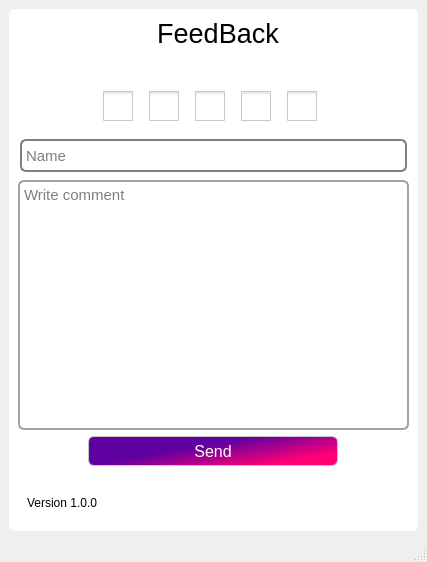
<?xml version="1.0" encoding="UTF-8"?>
<ui version="4.0">
 <class>MainWindow</class>
 <widget class="QMainWindow" name="MainWindow">
  <property name="geometry">
   <rect>
    <x>0</x>
    <y>0</y>
    <width>427</width>
    <height>562</height>
   </rect>
  </property>
  <property name="windowTitle">
   <string>MainWindow</string>
  </property>
  <widget class="QWidget" name="centralwidget">
   <layout class="QHBoxLayout" name="horizontalLayout_4">
    <item>
     <widget class="QFrame" name="frame">
      <property name="styleSheet">
       <string notr="true">background-color:white;
border-radius:6px;</string>
      </property>
      <property name="frameShape">
       <enum>QFrame::StyledPanel</enum>
      </property>
      <property name="frameShadow">
       <enum>QFrame::Raised</enum>
      </property>
      <layout class="QVBoxLayout" name="verticalLayout_2">
       <property name="spacing">
        <number>0</number>
       </property>
       <property name="leftMargin">
        <number>0</number>
       </property>
       <property name="topMargin">
        <number>0</number>
       </property>
       <property name="rightMargin">
        <number>0</number>
       </property>
       <property name="bottomMargin">
        <number>0</number>
       </property>
       <item alignment="Qt::AlignTop">
        <widget class="QFrame" name="header">
         <property name="frameShape">
          <enum>QFrame::NoFrame</enum>
         </property>
         <property name="frameShadow">
          <enum>QFrame::Raised</enum>
         </property>
         <layout class="QHBoxLayout" name="horizontalLayout_2">
          <property name="spacing">
           <number>0</number>
          </property>
          <property name="topMargin">
           <number>0</number>
          </property>
          <property name="rightMargin">
           <number>0</number>
          </property>
          <property name="bottomMargin">
           <number>0</number>
          </property>
          <item>
           <spacer name="horizontalSpacer">
            <property name="orientation">
             <enum>Qt::Horizontal</enum>
            </property>
            <property name="sizeType">
             <enum>QSizePolicy::Fixed</enum>
            </property>
            <property name="sizeHint" stdset="0">
             <size>
              <width>130</width>
              <height>20</height>
             </size>
            </property>
           </spacer>
          </item>
          <item>
           <widget class="QFrame" name="frame_3">
            <property name="frameShape">
             <enum>QFrame::StyledPanel</enum>
            </property>
            <property name="frameShadow">
             <enum>QFrame::Raised</enum>
            </property>
            <layout class="QVBoxLayout" name="verticalLayout_3">
             <item>
              <widget class="QLabel" name="label">
               <property name="font">
                <font>
                 <family>Yu Gothic UI</family>
                 <pointsize>20</pointsize>
                </font>
               </property>
               <property name="text">
                <string>FeedBack</string>
               </property>
               <property name="alignment">
                <set>Qt::AlignCenter</set>
               </property>
              </widget>
             </item>
            </layout>
           </widget>
          </item>
          <item alignment="Qt::AlignRight">
           <widget class="QFrame" name="frame_2">
            <property name="frameShape">
             <enum>QFrame::StyledPanel</enum>
            </property>
            <property name="frameShadow">
             <enum>QFrame::Raised</enum>
            </property>
            <layout class="QHBoxLayout" name="horizontalLayout">
             <property name="spacing">
              <number>5</number>
             </property>
             <property name="leftMargin">
              <number>0</number>
             </property>
             <property name="topMargin">
              <number>0</number>
             </property>
             <property name="rightMargin">
              <number>0</number>
             </property>
             <property name="bottomMargin">
              <number>0</number>
             </property>
             <item>
              <widget class="QPushButton" name="min">
               <property name="text">
                <string/>
               </property>
               <property name="icon">
                <iconset resource="../resources.qrc">
                 <normaloff>:/icons/icons/minimize-sign.png</normaloff>:/icons/icons/minimize-sign.png</iconset>
               </property>
               <property name="iconSize">
                <size>
                 <width>30</width>
                 <height>30</height>
                </size>
               </property>
              </widget>
             </item>
             <item>
              <widget class="QPushButton" name="restor">
               <property name="text">
                <string/>
               </property>
               <property name="icon">
                <iconset resource="../resources.qrc">
                 <normaloff>:/icons/icons/maximize.png</normaloff>:/icons/icons/maximize.png</iconset>
               </property>
               <property name="iconSize">
                <size>
                 <width>30</width>
                 <height>30</height>
                </size>
               </property>
              </widget>
             </item>
             <item>
              <widget class="QPushButton" name="close">
               <property name="text">
                <string/>
               </property>
               <property name="icon">
                <iconset resource="../resources.qrc">
                 <normaloff>:/icons/icons/cross.png</normaloff>:/icons/icons/cross.png</iconset>
               </property>
               <property name="iconSize">
                <size>
                 <width>30</width>
                 <height>30</height>
                </size>
               </property>
              </widget>
             </item>
            </layout>
           </widget>
          </item>
         </layout>
        </widget>
       </item>
       <item>
        <widget class="QFrame" name="frame_6">
         <property name="frameShape">
          <enum>QFrame::StyledPanel</enum>
         </property>
         <property name="frameShadow">
          <enum>QFrame::Raised</enum>
         </property>
         <layout class="QHBoxLayout" name="horizontalLayout_5">
          <property name="spacing">
           <number>0</number>
          </property>
          <property name="topMargin">
           <number>0</number>
          </property>
          <property name="rightMargin">
           <number>0</number>
          </property>
          <property name="bottomMargin">
           <number>0</number>
          </property>
          <item>
           <widget class="QLabel" name="label_3">
            <property name="maximumSize">
             <size>
              <width>90</width>
              <height>90</height>
             </size>
            </property>
            <property name="text">
             <string/>
            </property>
            <property name="pixmap">
             <pixmap resource="../resources.qrc">:/icons/icons/rate.png</pixmap>
            </property>
            <property name="scaledContents">
             <bool>true</bool>
            </property>
           </widget>
          </item>
         </layout>
        </widget>
       </item>
       <item>
        <widget class="QFrame" name="body_section">
         <property name="frameShape">
          <enum>QFrame::Box</enum>
         </property>
         <property name="frameShadow">
          <enum>QFrame::Raised</enum>
         </property>
         <layout class="QVBoxLayout" name="verticalLayout">
          <item alignment="Qt::AlignHCenter">
           <widget class="QFrame" name="frame_7">
            <property name="maximumSize">
             <size>
              <width>16777215</width>
              <height>80</height>
             </size>
            </property>
            <property name="frameShape">
             <enum>QFrame::StyledPanel</enum>
            </property>
            <property name="frameShadow">
             <enum>QFrame::Raised</enum>
            </property>
            <layout class="QHBoxLayout" name="horizontalLayout_6">
             <property name="spacing">
              <number>10</number>
             </property>
             <property name="leftMargin">
              <number>0</number>
             </property>
             <property name="topMargin">
              <number>10</number>
             </property>
             <property name="rightMargin">
              <number>0</number>
             </property>
             <property name="bottomMargin">
              <number>10</number>
             </property>
             <item>
              <widget class="QCheckBox" name="star1">
               <property name="styleSheet">
                <string notr="true">QCheckBox::indicator {
    width:30px;
    height:30px; /* Corrected from 'hieght' to 'height' */
}

QCheckBox::indicator:unchecked { /* Corrected from 'indicater' to 'indicator' */
    image:url(&quot;:/icons/icons/star-unselect.png&quot;);
}


QCheckBox::indicator:checked{

	image:url(&quot;:/icons/icons/star.png&quot;);
}</string>
               </property>
               <property name="text">
                <string/>
               </property>
              </widget>
             </item>
             <item>
              <widget class="QCheckBox" name="star2">
               <property name="styleSheet">
                <string notr="true">QCheckBox::indicator {
    width:30px;
    height:30px; /* Corrected from 'hieght' to 'height' */
}

QCheckBox::indicator:unchecked { /* Corrected from 'indicater' to 'indicator' */
    image:url(&quot;:/icons/icons/star-unselect.png&quot;);
}


QCheckBox::indicator:checked{

	image:url(&quot;:/icons/icons/star.png&quot;);
}</string>
               </property>
               <property name="text">
                <string/>
               </property>
              </widget>
             </item>
             <item>
              <widget class="QCheckBox" name="star3">
               <property name="styleSheet">
                <string notr="true">QCheckBox::indicator {
    width:30px;
    height:30px; /* Corrected from 'hieght' to 'height' */
}

QCheckBox::indicator:unchecked { /* Corrected from 'indicater' to 'indicator' */
    image:url(&quot;:/icons/icons/star-unselect.png&quot;);
}


QCheckBox::indicator:checked{

	image:url(&quot;:/icons/icons/star.png&quot;);
}</string>
               </property>
               <property name="text">
                <string/>
               </property>
              </widget>
             </item>
             <item>
              <widget class="QCheckBox" name="star4">
               <property name="styleSheet">
                <string notr="true">QCheckBox::indicator {
    width:30px;
    height:30px; /* Corrected from 'hieght' to 'height' */
}

QCheckBox::indicator:unchecked { /* Corrected from 'indicater' to 'indicator' */
    image:url(&quot;:/icons/icons/star-unselect.png&quot;);
}


QCheckBox::indicator:checked{

	image:url(&quot;:/icons/icons/star.png&quot;);
}</string>
               </property>
               <property name="text">
                <string/>
               </property>
              </widget>
             </item>
             <item>
              <widget class="QCheckBox" name="star5">
               <property name="styleSheet">
                <string notr="true">QCheckBox::indicator {
    width:30px;
    height:30px; /* Corrected from 'hieght' to 'height' */
}

QCheckBox::indicator:unchecked { /* Corrected from 'indicater' to 'indicator' */
    image:url(&quot;:/icons/icons/star-unselect.png&quot;);
}


QCheckBox::indicator:checked{

	image:url(&quot;:/icons/icons/star.png&quot;);
}</string>
               </property>
               <property name="text">
                <string/>
               </property>
              </widget>
             </item>
            </layout>
           </widget>
          </item>
          <item>
           <widget class="QLineEdit" name="name">
            <property name="font">
             <font>
              <pointsize>11</pointsize>
             </font>
            </property>
            <property name="styleSheet">
             <string notr="true">QLineEdit{
	width:30px;
	height:25px;
	border-style:solid;
	border-color:gray;
	border-width:2px;
	margin:2px;
	padding:2px;
}</string>
            </property>
            <property name="placeholderText">
             <string>Name</string>
            </property>
           </widget>
          </item>
          <item>
           <widget class="QTextEdit" name="comment">
            <property name="font">
             <font>
              <pointsize>11</pointsize>
             </font>
            </property>
            <property name="styleSheet">
             <string notr="true">background-color: rgb(255, 255, 255);
color: rgb(0, 0, 0);
border-color: rgb(163, 163, 163);
border-style:solid;
border-width:2px;</string>
            </property>
            <property name="placeholderText">
             <string>Write comment</string>
            </property>
           </widget>
          </item>
          <item alignment="Qt::AlignHCenter">
           <widget class="QPushButton" name="send">
            <property name="minimumSize">
             <size>
              <width>250</width>
              <height>30</height>
             </size>
            </property>
            <property name="maximumSize">
             <size>
              <width>300</width>
              <height>100</height>
             </size>
            </property>
            <property name="font">
             <font>
              <pointsize>12</pointsize>
             </font>
            </property>
            <property name="styleSheet">
             <string notr="true">
QPushButton{
	background-color: qlineargradient(spread:pad, x1:0.205, y1:0.465955, x2:1, y2:1, stop:0.119318 rgba(95, 0, 160, 255), stop:0.744318 rgba(255, 0, 118, 255));
	color: rgb(255, 255, 255);	
	border-style:solid;
	border-color: rgb(199, 199, 199);
	border-width:1px;
}
QPushButton:hover {
	background-color: qlineargradient(spread:pad, x1:0, y1:0, x2:1, y2:1, stop:0 rgba(160, 16, 156, 255), stop:1 rgba(255, 90, 90, 255));
}
QPushButton:pressed {
	 
	background-color: qlineargradient(spread:pad, x1:0, y1:0, x2:1, y2:1, stop:0 rgba(255, 12, 125, 255), stop:1 rgba(63, 223, 255, 255));
}</string>
            </property>
            <property name="text">
             <string>Send</string>
            </property>
           </widget>
          </item>
         </layout>
        </widget>
       </item>
       <item alignment="Qt::AlignBottom">
        <widget class="QFrame" name="footer">
         <property name="frameShape">
          <enum>QFrame::NoFrame</enum>
         </property>
         <property name="frameShadow">
          <enum>QFrame::Raised</enum>
         </property>
         <layout class="QHBoxLayout" name="horizontalLayout_3">
          <item>
           <widget class="QFrame" name="frame_5">
            <property name="frameShape">
             <enum>QFrame::StyledPanel</enum>
            </property>
            <property name="frameShadow">
             <enum>QFrame::Raised</enum>
            </property>
            <layout class="QVBoxLayout" name="verticalLayout_4">
             <item>
              <widget class="QLabel" name="label_2">
               <property name="text">
                <string>Version 1.0.0</string>
               </property>
              </widget>
             </item>
            </layout>
           </widget>
          </item>
          <item>
           <widget class="QFrame" name="frame_4">
            <property name="frameShape">
             <enum>QFrame::StyledPanel</enum>
            </property>
            <property name="frameShadow">
             <enum>QFrame::Raised</enum>
            </property>
            <layout class="QVBoxLayout" name="verticalLayout_5">
             <item>
              <spacer name="horizontalSpacer_2">
               <property name="orientation">
                <enum>Qt::Horizontal</enum>
               </property>
               <property name="sizeHint" stdset="0">
                <size>
                 <width>388</width>
                 <height>20</height>
                </size>
               </property>
              </spacer>
             </item>
            </layout>
           </widget>
          </item>
         </layout>
        </widget>
       </item>
      </layout>
     </widget>
    </item>
   </layout>
  </widget>
  <widget class="QMenuBar" name="menubar">
   <property name="geometry">
    <rect>
     <x>0</x>
     <y>0</y>
     <width>427</width>
     <height>21</height>
    </rect>
   </property>
  </widget>
  <widget class="QStatusBar" name="statusbar"/>
 </widget>
 <resources>
  <include location="../resources.qrc"/>
 </resources>
 <connections/>
</ui>
